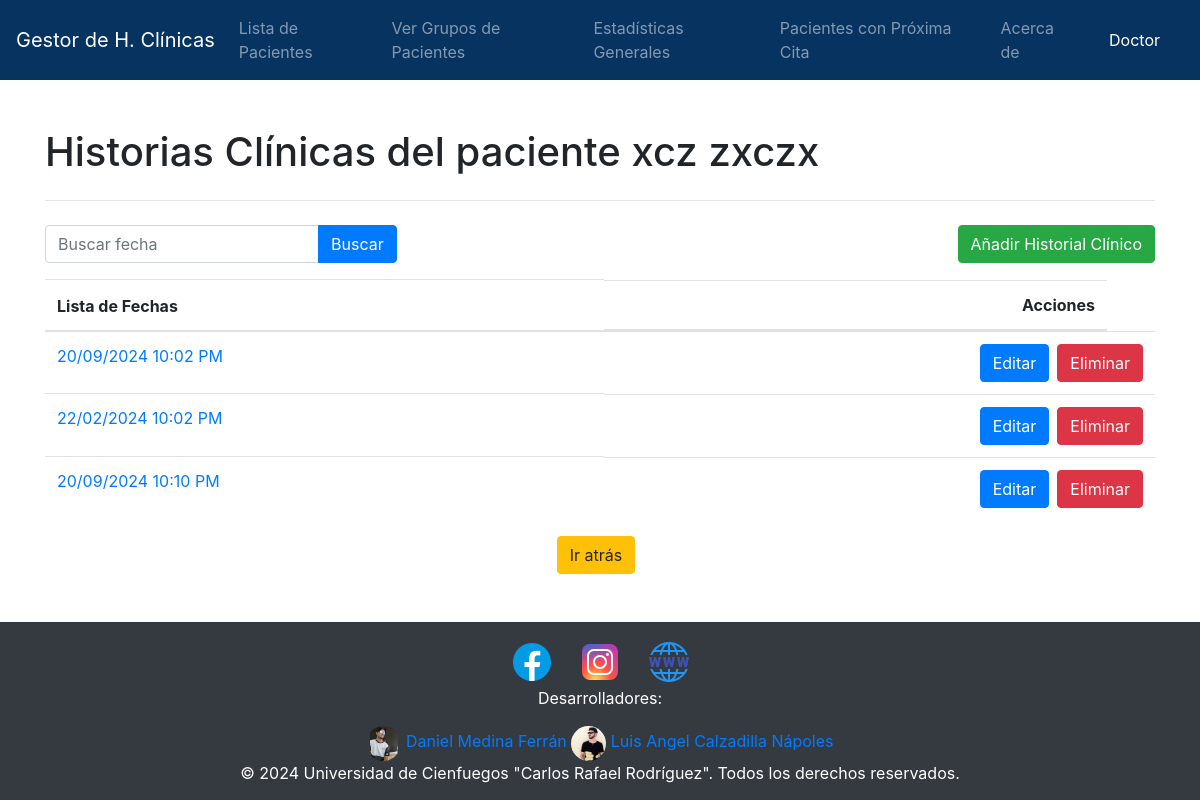
The page /pacientes/02151515152/fechas/ (signed in) on the database its author committed.
### Historia/models.py (models this page shows, shortened)
class Paciente(models.Model):
    ci = models.CharField(primary_key=True, max_length=11)
    nombre = models.CharField(max_length=50)
    apellidos = models.CharField(max_length=50)
    telefono = models.IntegerField(null=True)
    direccion = models.CharField(max_length=50)
    SEXO_CHOICES = (
        ('M', 'Masculino'),
        ('F', 'Femenino'),
    )
    sexo = models.CharField(max_length=1, choices=SEXO_CHOICES)
    RAZA_CHOICES = (
        ('B', 'Blanco'),
        ('N', 'Negro'),
    )
    raza = models.CharField(max_length=1, choices=RAZA_CHOICES)
    edad = models.IntegerField()

class Fecha(models.Model):
    id = models.IntegerField(primary_key=True)
    fecha_inicial = models.DateTimeField()
    paciente = models.ForeignKey(Paciente, on_delete=models.CASCADE, related_name='fechas')

### Historia/views/fechas.py (the view)
# urls.py: path('pacientes/<str:pk>/fechas/', fechas.ver_fechas_paciente, name='ver_fechas_paciente'),
@login_required(login_url="/")
def ver_fechas_paciente(request, pk):
    paciente = get_object_or_404(Paciente, pk=pk)
    search_query = request.GET.get('search', '')
    if search_query:
        try:
            search_date = datetime.strptime(search_query, '%d/%m/%Y')
            fechas = Fecha.objects.filter(paciente=paciente, fecha_inicial__date=search_date.date(), fecha_inicial__time=search_date.time())
        except ValueError:
            fechas = Fecha.objects.filter(paciente=paciente, fecha_inicial__icontains=search_query)
    else:
        fechas = Fecha.objects.filter(paciente=paciente)
    context = {
        'paciente': paciente,
        'fechas': fechas,
        'search_query': search_query
    }
    return render(request, 'fechas/fechas_paciente.html', context)

### Historia/templates/fechas/fechas_paciente.html
{% extends 'base.html' %}
{% block content %}
<h1>Historias Clínicas del paciente {{ paciente.nombre }} {{ paciente.apellidos }}</h1>
<hr class="my-4" />
<div class="d-flex justify-content-between align-items-center mb-3">
	<form action="{% url 'ver_fechas_paciente' paciente.pk %}" method="get" class="form-inline">
		<div class="input-group">
			<input type="text" class="form-control" name="search" placeholder="Buscar fecha" value="{{ search_query }}">
			<div class="input-group-append">
				<button class="btn btn-primary mr-2" type="submit">Buscar</button>
			</div>
		</div>
	</form>
    {% if perms.Historia.change_fecha %}
	<a class="btn btn-success" href="{% url 'crear_fecha_paciente' paciente.pk %}"
	>Añadir Historial Clínico</a
	>
    {% endif %}
</div>
<table class="table">
    <thead>
        <tr>
            <th>Lista de Fechas</th>
            {% if perms.Historia.change_fecha %}
            <th class="d-flex justify-content-end mr-5">Acciones</th>
            {% endif %}
        </tr>
    </thead>
    <tbody>
        {% for fecha in fechas %}
        <tr>
            <td>
                <a href="{% url 'ver_egeneral' paciente.pk fecha.pk %}">{{ fecha.fecha_inicial|date:"d/m/Y  g:i A" }}</a>
            </td>
            {% if perms.Historia.change_fecha %}
            <td class="d-flex justify-content-end">
                <a class="btn btn-primary mr-2" href="{% url 'editar_fecha_paciente' paciente.pk fecha.pk %}">Editar</a>
                <a class="btn btn-danger" href="{% url 'eliminar_fecha_paciente' paciente.pk fecha.pk %}">Eliminar</a>
            </td>
            {% endif %}
        </tr>
        {% endfor %}
    </tbody>
</table>
<div class="d-flex justify-content-center">
	<a class="btn btn-warning mr-2" href="{% url 'lista_pacientes' %}" class="back-button">Ir atrás</a>
	</div>
</div>
{% endblock %}

### Historia/templates/base.html (shortened to what this page needs)
<!DOCTYPE html>
<html lang="en">
<head>
    {% load static %}
    <link rel="stylesheet" href="{% static 'css/bootstrap.min.css' %}">
    <link rel="stylesheet" href="https://cdnjs.cloudflare.com/ajax/libs/font-awesome/5.15.4/css/all.min.css" />
</head>
<body>
    <nav class="navbar navbar-expand-lg navbar-dark no-pdf" style="background-color: #073361;">
        <a class="navbar-brand" href="{% url 'home' %}">Gestor de H. Clínicas</a>
        <div class="collapse navbar-collapse" id="navbarNav">
            <ul class="navbar-nav">
                <li class="nav-item">
                    <a class="nav-link" href="{% url 'lista_pacientes' %}">Lista de Pacientes</a>
                </li>
                <li class="nav-item">
                    <a class="nav-link" href="{% url 'grupos_pacientes' %}">Ver Grupos de Pacientes</a>
                </li>
                <li class="nav-item">
                    <a class="nav-link" href="{% url 'estadisticas_generales' %}">Estadísticas Generales</a>
                </li>
                <li class="nav-item">
                    <a class="nav-link" href="{% url 'pacientes_con_proxima_cita' %}">Pacientes con Próxima Cita</a>
                </li>
                <li class="nav-item">
                    <a class="nav-link" href="{% url 'about' %}">Acerca de</a>
                </li>
            </ul>
        </div>
        <div class="navbar">
            <div class="navbar-nav">
                <li class="nav-item">
                    <span class="nav-link text-white">{{ user.first_name }}</span>
                </li>
            </div>
        </div>
    </nav>
    <div class="container my-5 content">{% block content %} {% endblock %}</div>
	<footer class="no-pdf">
		<div class="footer-content">
			<div class="footer-container">
				<div class="footer-icons">
					<a href="https://www.facebook.com/ucfgos/" aria-label="Facebook">
						<img src="{% static 'icons/facebook.png' %}" alt="Facebook">
					</a>
					<a href="https://instagram.com/ucfgos" aria-label="Instagram">
						<img src="{% static 'icons/instagram.png' %}" alt="Instagram">
					</a>
					<a href="http://www.ucf.edu.cu/" aria-label="Web">
						<img src="{% static 'icons/web.png' %}" alt="Web">
					</a>
				</div>
				<div class="footer-developers">
					<p>Desarrolladores:</p>
					<div class="developer-icons">
						<a href="https://instagram.com/danielmedina_0111" aria-label="medina">
							<img src="{% static 'icons/medina.jpg' %}" alt="Daniel Medina Ferrán" class="developer-icon-img">
							<span>Daniel Medina Ferrán</span>
						</a>
						<a href="https://instagram.com/luis_elcorona" aria-label="luisangel">
							<img src="{% static 'icons/luisangel.jpg' %}" alt="Luis Angel Calzadilla Nápoles" class="developer-icon-img">
							<span>Luis Angel Calzadilla Nápoles</span>
						</a>
					</div>
				</div>
			</div>
		</div>
		<p class="mb-0 text-center">© {{ year }} 2024 Universidad de Cienfuegos "Carlos Rafael Rodríguez". Todos los derechos reservados.</p>
	</footer>
</body>
</html>

### Historia/templates/base.html (style rules this page uses)
body { display: flex; flex-direction: column; min-height: 100vh; margin: 0; }
.content { flex: 1; }
.navbar-nav { position: relative; }
.nav-link { color: white; text-decoration: none; }
footer { background-color: #343a40; color: #ffffff; padding: 1rem; text-align: center; width: 100%; }
.footer-icons a { color: #ffffff; margin: 0 0.5rem; }
.developer-icon-img { border-radius: 50%; width: 35px; height: 35px; object-fit: contain; }

### rows shown on the page
Paciente: nombre "xcz", apellidos "zxczx"
Fecha: fecha_inicial "20/09/2024 10:02 PM"
Fecha: fecha_inicial "22/02/2024 10:02 PM"
Fecha: fecha_inicial "20/09/2024 10:10 PM"

### other values the page prints
{{ user.first_name }} "Doctor"
